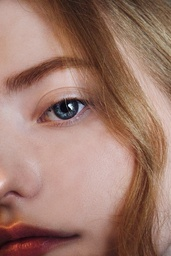
#> input picture face.jpg, 171 x 256 px, shrunk from 1280 x 1920 before the run, found by its file name
$ python '高斯模糊.py'
#> lines starting #> are read from the running program, lines starting #| are printed output that depends on the picture
#> further down, g_srcImage is the input picture: shape (256, 171, 3); mean B, G, R 107.1, 120.5, 157.5
import cv2
import numpy as np

def clamp(pv):
    if pv>255:
        return 255
    if pv<0:
        return 0
    else:
        return pv

def gaussion_noise(image):
    h,w,c=image.shape
#> h = 256; w = 171; c = 3
    for row in range(h):
        for col in range(w):
            s = np.random.normal(0,20,3)
            b=image[row,col,0]
            g=image[row,col,1]
            r=image[row,col,2]
            image[row,col,0]=clamp(b+s[0])
            image[row,col,1]=clamp(g+s[1])
            image[row,col,2]=clamp(r+s[2])
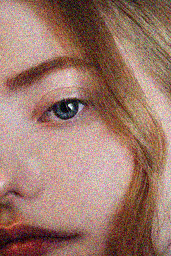
#> image: shape (256, 171, 3); mean B, G, R 106.7, 120.2, 157
    cv2.imshow('noise image',image)


g_srcImage =cv2.imread('opencv_python_stu\\face.jpg')
t1=cv2.getTickCount()
gaussion_noise(g_srcImage)
t2=cv2.getTickCount()
time=(t2-t1)/cv2.getTickFrequency()
print(time)

dst=cv2.GaussianBlur(g_srcImage,(0,0),15)
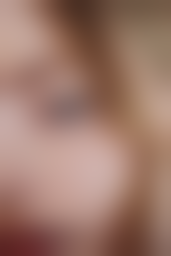
#> dst: shape (256, 171, 3); mean B, G, R 106.6, 120.2, 157
cv2.imshow("GaussianBlur",dst)

cv2.waitKey(0)
cv2.destroyAllWindows()

$ run again, with zhaoliying.jpg copied over face.jpg
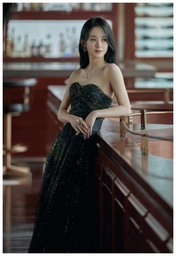
#> input picture zhaoliying.jpg, 176 x 256 px, shrunk from 661 x 960 before the run, found by its file name
#> g_srcImage is the input picture: shape (256, 176, 3); mean B, G, R 78.5, 81.5, 88.9
#> after the loop in gaussion_noise, `for row in range(h):`:
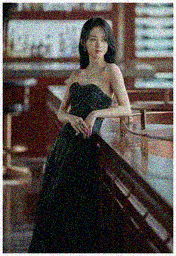
#> image: shape (256, 176, 3); mean B, G, R 79, 82.3, 89.5
#> `dst=cv2.GaussianBlur(g_srcImage,(0,0),15)`:
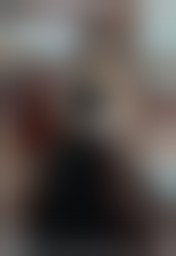
#> dst: shape (256, 176, 3); mean B, G, R 77.7, 80.9, 88.2
